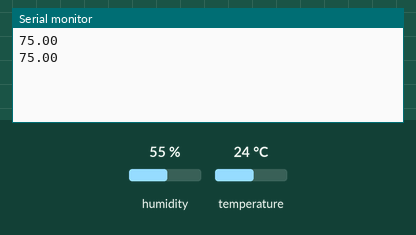
Bench run of a sketch on a simulated Arduino Uno, built with avr-gcc and run on an emulated ATmega328P. Shown: the last lines printed to the serial monitor. The inputs (shaded band) are chosen by the test bench; at power-on: humidity 55 %, temperature 24 °C.

Above: at 4.8 s.
4.9 s: humidity set to 22 %
At 7.3 s:
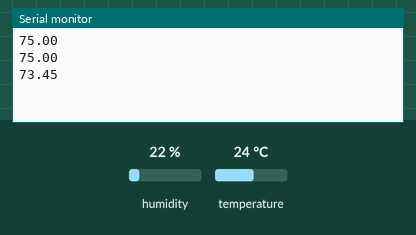
7.9 s: temperature set to 12 °C
At 8.5 s:
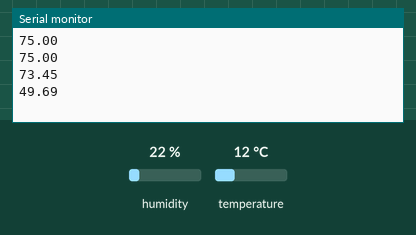
10.9 s: humidity set to 40 %
At 13.2 s:
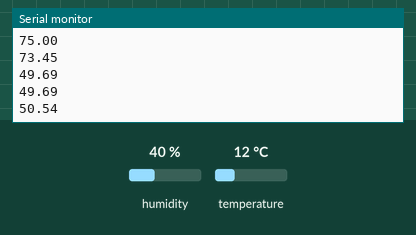
Timing chart, 0 to 14.7 s (numbered marks = the images above; inputs shaded):
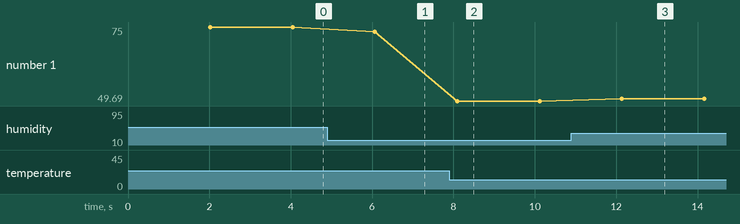

The sketch:

arduino.ino
```cpp
#include "DHT.h"
#define DHTPIN 2
#define DHTTYPE DHT11

DHT dht(DHTPIN, DHTTYPE);

void setup() {
  Serial.begin(9600);
  dht.begin();
}

void loop() {

  delay(2000); // requires 2000 milliseconds
  float humid = dht.readHumidity();
  float fahren = dht.readTemperature(true); // Fahrenheit

  // error reading
  if (isnan(humid) || isnan(fahren)) {
    Serial.println("Cannot read from DHT sensor");
    return;
  }

  float heatindex = dht.computeHeatIndex(fahren, humid);
  Serial.println(heatindex);

}
```

Measured:
- after the input at 4.9 s, the serial monitor: prints a new line after 1.2 s (image 1)
- after the input at 7.9 s, the serial monitor: prints a new line after 0.20 s (image 2)
- after the input at 10.9 s, the serial monitor: prints a new line after 1.2 s (image 3)
- plotted number 1: 75 → 73.45 after the input at 4.9 s, 73.45 → 49.69 after the input at 7.9 s, 49.69 → 50.54 after the input at 10.9 s
